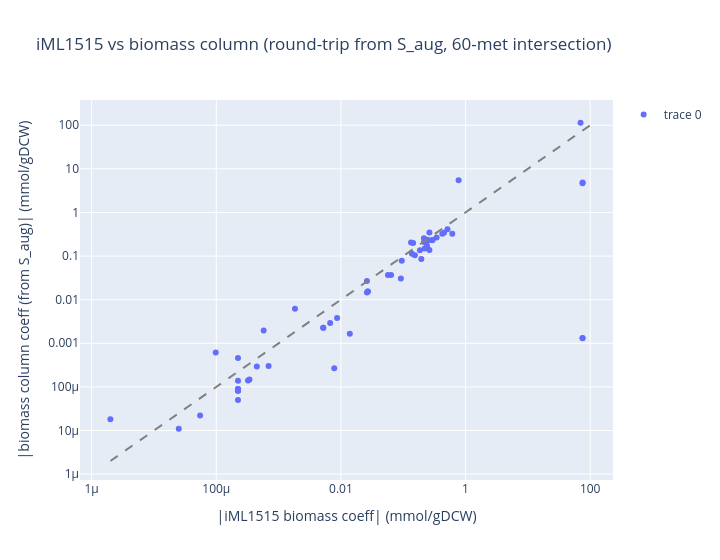

Notebook cell for this chart:
### Markdown cell above
### Round-trip sanity check — what's actually in S_aug

Pull the biomass column straight out of `S_aug[:, biomass_idx]`, undo the column scaling, and scatter the recovered coefficients against iML1515 in mmol/gDCW units. This is the iML1515-vs-estimated scatter from §1, but derived **from the post-augmentation S matrix** rather than from the listener directly. Confirms the column we just built represents the cycle-averaged `estimated_homeostatic_dmdt` we extracted in §1, with no implicit sign or scaling errors introduced by `augment_with_biomass`.

### Code cell
# Recover counts/s coefficients straight from the S_aug biomass column.
# Column entries are -coeff_biomass[i]/biomass_scale for homeostatic mets;
# multiply by -biomass_scale to undo both the sign convention and the
# solver-conditioning scaling.
biomass_col = S_aug[:, biomass_idx]
homeo_idx_arr = np.array([metabolites.index(m) for m in homeostatic_ids])

coeff_from_S_counts = pd.Series(
    -biomass_col[homeo_idx_arr] * biomass_scale,
    index=homeostatic_ids,
    name='from_S_counts_per_s',
)

# Sanity: should match estimated_counts to numerical precision
max_diff = float((coeff_from_S_counts - estimated_counts).abs().max())
print(f'max |round-trip diff| vs estimated_counts: {max_diff:.3e}   (expect ~0)')

# Convert to iML1515 units and scatter against iML1515 on the 60-met intersection
coeff_from_S_iml = counts_per_s_to_iml1515_coeff(coeff_from_S_counts, metabolism)
fig_S, _ = coeff_scatter(
    iml_series, coeff_from_S_iml.reindex(iml_series.index),
    '|iML1515 biomass coeff| (mmol/gDCW)',
    '|biomass column coeff (from S_aug)| (mmol/gDCW)',
    f'iML1515 vs biomass column (round-trip from S_aug, {len(iml_series)}-met intersection)',
)
fig_S.show()

### Figure 1 — Plotly figure (JSON) as saved in the notebook; plotly's stock layout.template omitted (floating-point values rounded to 4 significant figures)
{"data": [{"hovertemplate": "%{text}<br>x: %{x:.3g}<br>y: %{y:.3g}<extra></extra>", "mode": "markers", "text": ["ATP[c]", "WATER[c]", "GLY[c]", "L-ALPHA-ALANINE[c]", "LEU[c]", "VAL[c]", "LYS[c]", "ARG[c]", "ILE[c]", "GLT[c]", "GLN[c]", "THR[c]", "ASN[c]", "L-ASPARTATE[c]", "PRO[c]", "SER[c]", "GTP[c]", "K+[c]", "PHE[c]", "MET[c]", "UTP[c]", "TYR[c]", "CTP[c]", "HIS[c]", "CYS[c]", "CPD-12819[c]", "TRP[c]", "DCTP[c]", "DGTP[c]", "TTP[c]", "DATP[c]", "CPD-12261[p]", "MG+2[c]", "FE+3[p]", "FE+2[c]", "CL-[c]", "CA+2[c]", "NAD[c]", "MN+2[c]", "CO-A[c]", "NADP[c]", "ZN+2[c]", "NI+2[c]", "THIAMINE-PYROPHOSPHATE[c]", "THF[c]", "S-ADENOSYLMETHIONINE[c]", "RIBOFLAVIN[c]", "PYRIDOXAL_PHOSPHATE[c]", "SIROHEME[c]", "PROTOHEME[c]", "FAD[c]", "METHYLENE-THF[c]", "SUC-COA[c]", "UNDECAPRENYL-DIPHOSPHATE[c]", "CO+2[c]", "BIOTIN[c]", "PPI[c]", "Pi[c]", "ADP[c]", "PROTON[c]"], "type": "scatter", "x": [75.55, 70.03, 0.6126, 0.5137, 0.4505, 0.4232, 0.3432, 0.2958, 0.2905, 0.2632, 0.2632, 0.2537, 0.2411, 0.2411, 0.2211, 0.2158, 0.2151, 0.1952, 0.1853, 0.1537, 0.1441, 0.1379, 0.1335, 0.09474, 0.09158, 0.06381, 0.05684, 0.02702, 0.02702, 0.02617, 0.02617, 0.01389, 0.008675, 0.007808, 0.006715, 0.005205, 0.005205, 0.001831, 0.000691, 0.000576, 0.000447, 0.000341, 0.000323, 0.000223, 0.000223, 0.000223, 0.000223, 0.000223, 0.000223, 0.000223, 0.000223, 0.000223, 9.8e-05, 5.5e-05, 2.5e-05, 2e-06, 0.7739, 75.37, 75.38, 75.38], "y": [4.831, 113.9, 0.3263, 0.414, 0.3406, 0.3238, 0.2668, 0.2324, 0.2315, 0.3456, 0.1373, 0.2293, 0.1726, 0.2362, 0.1498, 0.2095, 0.2548, 0.08525, 0.1364, 0.1041, 0.1997, 0.1128, 0.2051, 0.07774, 0.03057, 0.03695, 0.03677, 0.01543, 0.01538, 0.02686, 0.01467, 0.001657, 0.003789, 0.0002661, 0.002933, 0.002273, 0.002273, 0.006184, 0.0003021, 0.001953, 0.0002928, 0.0001488, 0.0001409, 8.168e-05, 8.328e-05, 0.0001378, 5.036e-05, 8.127e-05, 8.971e-05, 8.974e-05, 0.0004582, 8.408e-05, 0.0006171, 2.213e-05, 1.103e-05, 1.81e-05, 5.499, 0.001323, 0.001304, 4.696]}, {"line": {"color": "gray", "dash": "dash"}, "mode": "lines", "showlegend": false, "type": "scatter", "x": [2e-06, 113.9], "y": [2e-06, 113.9]}], "layout": {"height": 560, "title": {"text": "iML1515 vs biomass column (round-trip from S_aug, 60-met intersection)"}, "width": 720, "xaxis": {"title": {"text": "|iML1515 biomass coeff| (mmol/gDCW)"}, "type": "log"}, "yaxis": {"title": {"text": "|biomass column coeff (from S_aug)| (mmol/gDCW)"}, "type": "log"}}}
